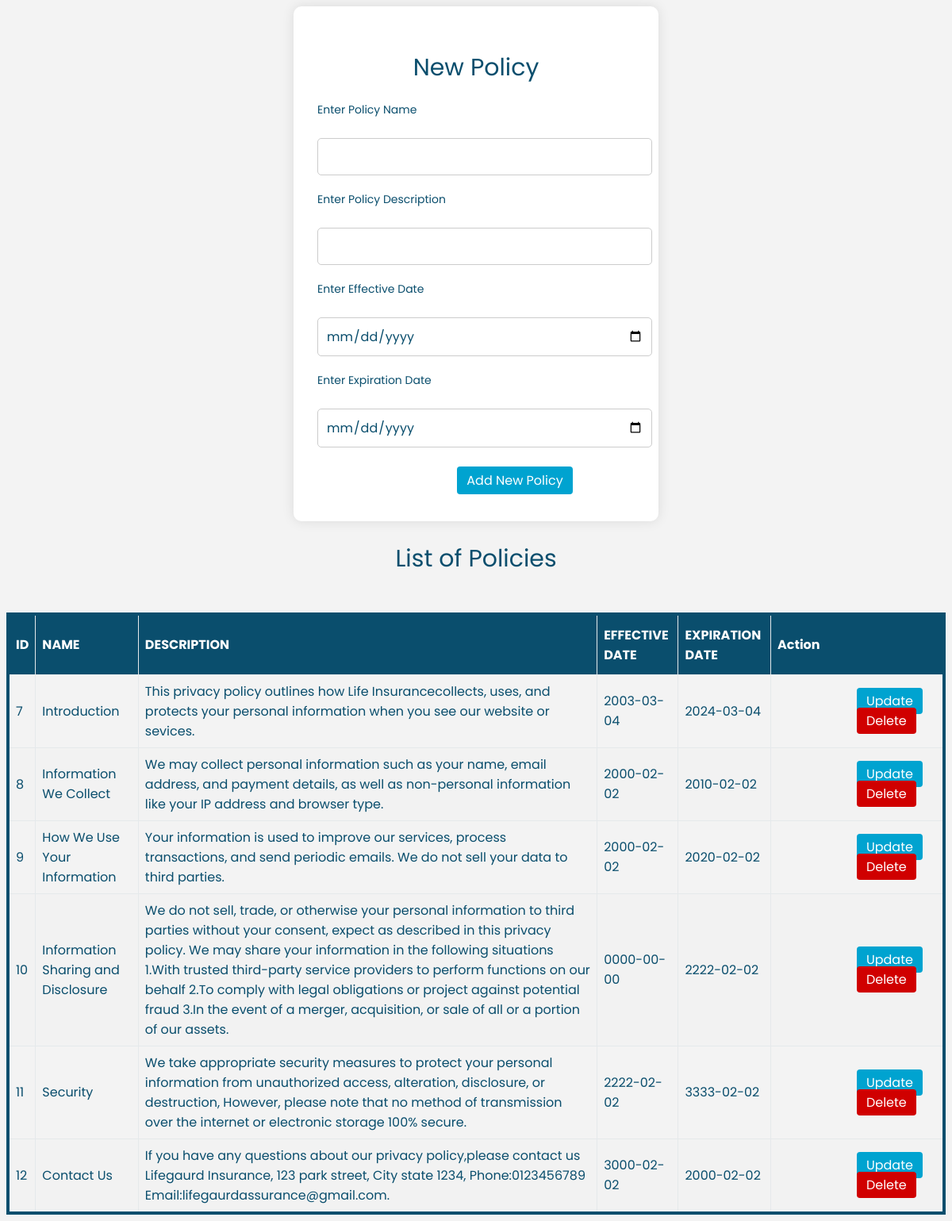
/manage_policy.php, run on the app's committed database.
### tables this page shows
CREATE TABLE `policy` (
  `policy_id` int(11) NOT NULL,
  `policy_name` varchar(100) NOT NULL,
  `policy_description` varchar(1000) NOT NULL,
  `effective_date` date NOT NULL,
  `expiration_date` date NOT NULL
);

### manage_policy.php (the view, shortened to what this page needs)
<!DOCTYPE html>
<html lang="en">
<head>
    <link rel="stylesheet" href="style/manage_policy.css">
</head>
<body>
<?php
    $hostname = "localhost";
    $username = "root";
    $password = "";
    $database = "iwt_proj";
    $connection = mysqli_connect($hostname, $username, $password, $database);
    $name = '';
    $description = '';
    $effectivedate = '';
    $expirationdate = '';
?>
<div class="container" id="form-container">
    <h2><?php echo isset($_GET['update_id']) ? 'Update Policy' : 'New Policy'; ?></h2>
    <form method="post" action="manage_policy.php">
        <div class="inputs">
            <label>Enter Policy Name</label><br>
            <input type="text" name="policy_name" id="name" value="<?php echo $name ?>" required><br>
            <label>Enter Policy Description</label><br>
            <input type="text" name="policy_description" id="description" value="<?php echo $description ?>" required><br>
            <label>Enter Effective Date</label><br>
            <input type="date" name="effective_date" id="effective_date" value="<?php echo $effectivedate ?>" required><br>
            <label>Enter Expiration Date</label><br>
            <input type="date" name="expiration_date" id="expiration_date" value="<?php echo $expirationdate ?>" required><br>
            <?php if (isset($_GET['update_id'])) { ?>
                <button type="submit" name="update_policy" class="button" id="btn">Update Policy</button>
            <?php } else { ?>
                <button type="submit" name="add_policy" class="button" id="btn">Add New Policy</button>
            <?php } ?>
        </div>
    </form>
</div>
<div class="container" id="table-container">
    <h2>List of Policies</h2>
    <br>
    <?php
    $query = "SELECT * FROM policy";
    $query_run = mysqli_query($connection, $query);
    ?>
    <table class="table">
        <thead>
            <tr>
                <th id="t_id">ID</th>
                <th id="t_name">NAME</th>
                <th id="t_desc">DESCRIPTION</th>
                <th id="efdate">EFFECTIVE DATE</th>
                <th id="exdate">EXPIRATION DATE</th>
                <th id="t_action">Action</th>
            </tr>
        </thead>
        <tbody>
        <?php
        if (mysqli_num_rows($query_run) > 0) {
            while ($row = mysqli_fetch_assoc($query_run)) {
                ?>
                <tr>
                    <td><?php echo $row['policy_id']; ?></td>
                    <td><?php echo $row['policy_name']; ?></td>
                    <td><?php echo $row['policy_description']; ?></td>
                    <td><?php echo $row['effective_date']; ?></td>
                    <td><?php echo $row['expiration_date']; ?></td>
                    <td>
                        <a class='button' id='btn1' name="update" href='manage_policy.php?update_id=<?php echo $row['policy_id']; ?>'>Update</a>
                        <a class='button' id='btn2' name="delete" href='manage_policy.php?delete_id=<?php echo $row['policy_id']; ?>' onclick="return confirm('Are you sure you want to delete this policy?');">Delete</a>
                    </td>
                </tr>
                <?php
            }
        }
        else
        {
            echo "<tr><td colspan='5'>No record found</td></tr>";
        }
        ?>
        </tbody>
    </table>
</div>
</body>
</html>

### style/manage_policy.css (style rules this page uses)
* { font-family: poppins ; color: rgb(10, 78, 109); }
#form-container { background-color: white; padding: 30px; border-radius: 10px; box-shadow: 0px 0px 15px rgba(0, 0, 0, 0.1); max-width: 400px; width: 100%; text-align: center; margin: 0 auto; margin-top: 0; }
h2 { margin-bottom: 20px; font-size: 30px; font-weight: 400; text-align: center; }
.inputs { width: 100%; }
label { display: block; margin-bottom: 10px; font-size: 14px; text-align: left; }
input[type="text"], input[type="date"] { width: 100%; padding: 10px; margin-bottom: 20px; border: 1px solid #ccc; border-radius: 5px; font-size: 16px; margin-top: -10px; }
.button { border-radius: 4px; border: none; padding: 8px 20px; text-align: center; text-decoration: none; font-size: 30px; margin: 4px 2px; cursor: pointer; }
.button { background-color: rgb(0, 163, 208); margin-left: 100PX; }
body { background-color: #ebebeb98; font-family: poppins; }
.table { font-family: poppins; border-collapse: collapse; width: 100%; margin-left: auto; margin-right: auto; border: 4px solid rgb(10, 78, 109); }
#table-container { margin-bottom: 0px; width: 100%; }
.table td, th { border: 1px solid #e5e9eb; padding: 8px; height: 30px; }
.table tr:nth-child(even) { background-color: #f2f2f2; }
.table th { padding-top: 12px; padding-bottom: 12px; text-align: left; background-color: rgb(10, 78, 109);; color: white; }
.button { border-radius: 4px; border: none; padding: 5px 12px; text-align: center; text-decoration: none; font-size: 16px; cursor: pointer; }
#btn , #btn1 { background-color: rgb(0, 163, 208); color: rgb(255, 255, 255); }
#btn2 { background-color: rgb(208, 0, 0); color: rgb(255, 255, 255); }

### data on the page
policy: policy_id "7", policy_name "Introduction", policy_description "This privacy policy outlines how Life Insurancecollects, uses, and protects your personal information when you see our website or sevices.", effective_date "2003-03-04", expiration_date "2024-03-04"
policy: policy_id "8", policy_name "Information We Collect", policy_description "We may collect personal information such as your name, email address, and payment details, as well as non-personal information like your IP address and browser type.", effective_date "2000-02-02", expiration_date "2010-02-02"
policy: policy_id "9", policy_name "How We Use Your Information", policy_description "Your information is used to improve our services, process transactions, and send periodic emails. We do not sell your data to third parties.", effective_date "2000-02-02", expiration_date "2020-02-02"
policy: policy_id "10", policy_name "Information Sharing and Disclosure", policy_description "We do not sell, trade, or otherwise your personal information to third parties without your consent, expect as described in this privacy policy. We may share your information in the following situations 1.With trusted third-party service providers to perform functions on our behalf 2.To comply with legal obligations or project against potential fraud 3.In the event of a merger, acquisition, or sale of all or a portion of our assets.", effective_date "0000-00-00", expiration_date "2222-02-02"
policy: policy_id "11", policy_name "Security", policy_description "We take appropriate security measures to protect your personal information from unauthorized access, alteration, disclosure, or destruction, However, please note that no method of transmission over the internet or electronic storage 100% secure.", effective_date "2222-02-02", expiration_date "3333-02-02"
policy: policy_id "12", policy_name "Contact Us", policy_description "If you have any questions about our privacy policy,please contact us Lifegaurd Insurance, 123 park street, City state 1234, Phone:0123456789 Email:lifegaurdassurance@gmail.com.", effective_date "3000-02-02", expiration_date "2000-02-02"
